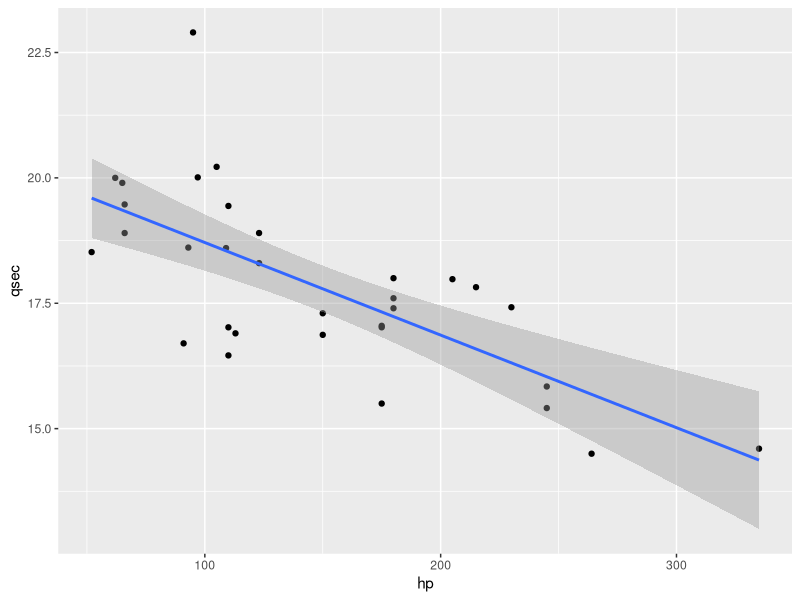
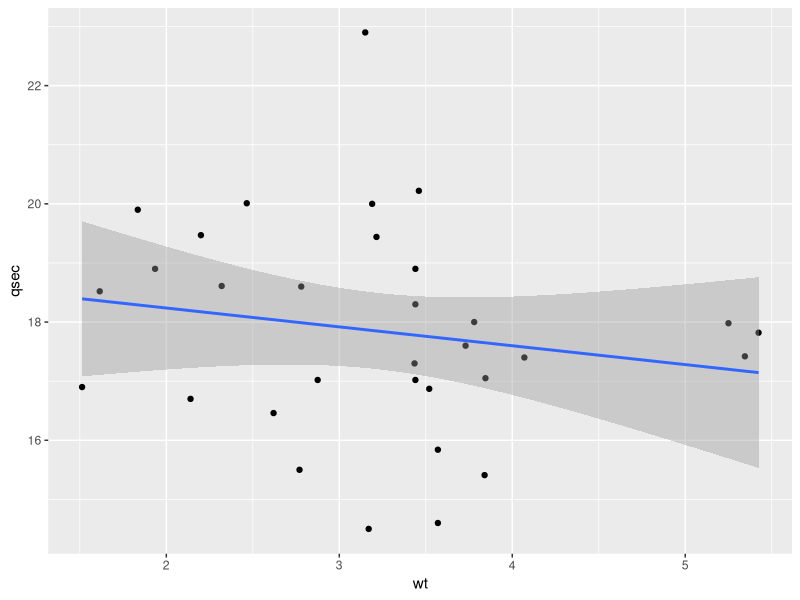

These figures' R source, in order:
#To view the dataset 
mtcars 

#Overall goal: Examine the effect of horsepower and vehicle weight on the time necessary to travel a quarter mile from a standing start

#Scatter plot with engine horsepower and quarter mile time

library("ggplot2")
ggplot(data=mtcars, aes(x = hp, y = qsec)) + geom_point() + geom_smooth(method='lm', se = TRUE)

#The above graph is negatively correlated, because the dots show a trend from top to bottom.

#Compute the linear regression for engine horsepower and quarter mile  time

regression <- lm(qsec~hp, mtcars)
summary(regression)

#The equation of the line is: y = -0.02x + 20.56

#The R squared value is .49, meaning that horsepower explains 49% of the variance in the quarter mile time.

#This is what I would expect - the more horsepower, the more powerful engine and the faster a car should be able to go.

#Scatter plot with vehicle weight and quarter mile time

library("ggplot2")
ggplot(data=mtcars, aes(x = wt, y = qsec)) + geom_point() + geom_smooth(method='lm', se = TRUE)

#The above graph is uncorrelated.

#Compute the linear regression for vehicle weight and quarter mile time

regression2 <- lm(qsec~wt, mtcars)
summary(regression2)

#The equation of the line is: y = -.32x + 18.88

#The R squared value is -.00, meaning that vehicle weight does not account for any of the variance in quarter mile time

#I would have thought that if a car was heavier, it would be slower off the mark.  It looks like weights just don't vary enough in this dataset though.